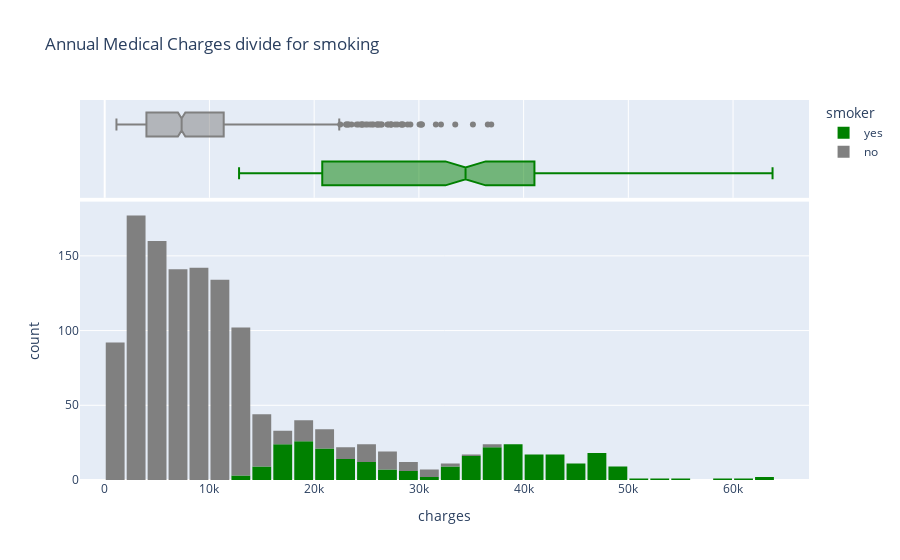

The notebook cell saved with this chart:
### Code cell
fig = px.histogram(medical_df,
                   x='charges',
                   marginal='box',
                   color = 'smoker',
                   color_discrete_sequence=['green', 'grey'],
                   title = 'Annual Medical Charges divide for smoking')
fig.update_layout(bargap = 0.1)
fig.show()

### Figure 1 — Plotly figure (JSON) as saved in the notebook; plotly's stock layout.template omitted (floating-point values rounded to 4 significant figures; data arrays with more than 128 entries replaced by an {"elided": "..."} marker saying what was removed)
{"data": [{"bingroup": "x", "hovertemplate": "smoker=yes<br>charges=%{x}<br>count=%{y}<extra></extra>", "legendgroup": "yes", "marker": {"color": "green", "pattern": {"shape": ""}}, "name": "yes", "orientation": "v", "showlegend": true, "type": "histogram", "x": {"elided": "274 float values"}, "xaxis": "x", "yaxis": "y"}, {"hovertemplate": "smoker=yes<br>charges=%{x}<extra></extra>", "legendgroup": "yes", "marker": {"color": "green"}, "name": "yes", "notched": true, "showlegend": false, "type": "box", "x": {"elided": "274 float values"}, "xaxis": "x2", "yaxis": "y2"}, {"bingroup": "x", "hovertemplate": "smoker=no<br>charges=%{x}<br>count=%{y}<extra></extra>", "legendgroup": "no", "marker": {"color": "grey", "pattern": {"shape": ""}}, "name": "no", "orientation": "v", "showlegend": true, "type": "histogram", "x": {"elided": "1064 float values"}, "xaxis": "x", "yaxis": "y"}, {"hovertemplate": "smoker=no<br>charges=%{x}<extra></extra>", "legendgroup": "no", "marker": {"color": "grey"}, "name": "no", "notched": true, "showlegend": false, "type": "box", "x": {"elided": "1064 float values"}, "xaxis": "x2", "yaxis": "y2"}], "layout": {"bargap": 0.1, "barmode": "relative", "legend": {"title": {"text": "smoker"}, "tracegroupgap": 0}, "title": {"text": "Annual Medical Charges divide for smoking"}, "xaxis": {"anchor": "y", "domain": [0, 1], "title": {"text": "charges"}}, "xaxis2": {"anchor": "y2", "domain": [0, 1], "matches": "x", "showgrid": true, "showticklabels": false}, "yaxis": {"anchor": "x", "domain": [0, 0.7326], "title": {"text": "count"}}, "yaxis2": {"anchor": "x2", "domain": [0.7426, 1], "matches": "y2", "showgrid": false, "showline": false, "showticklabels": false, "ticks": ""}}}
